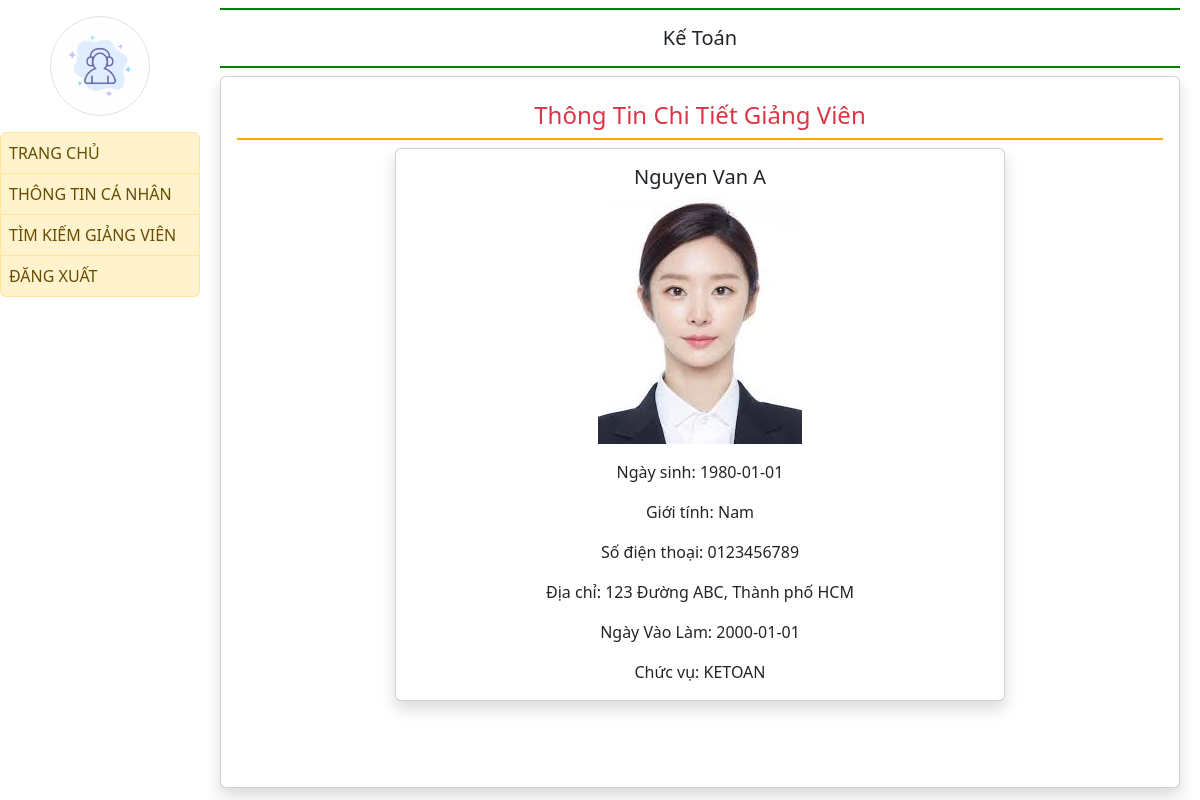
Before: /view/2/ with the older database file.
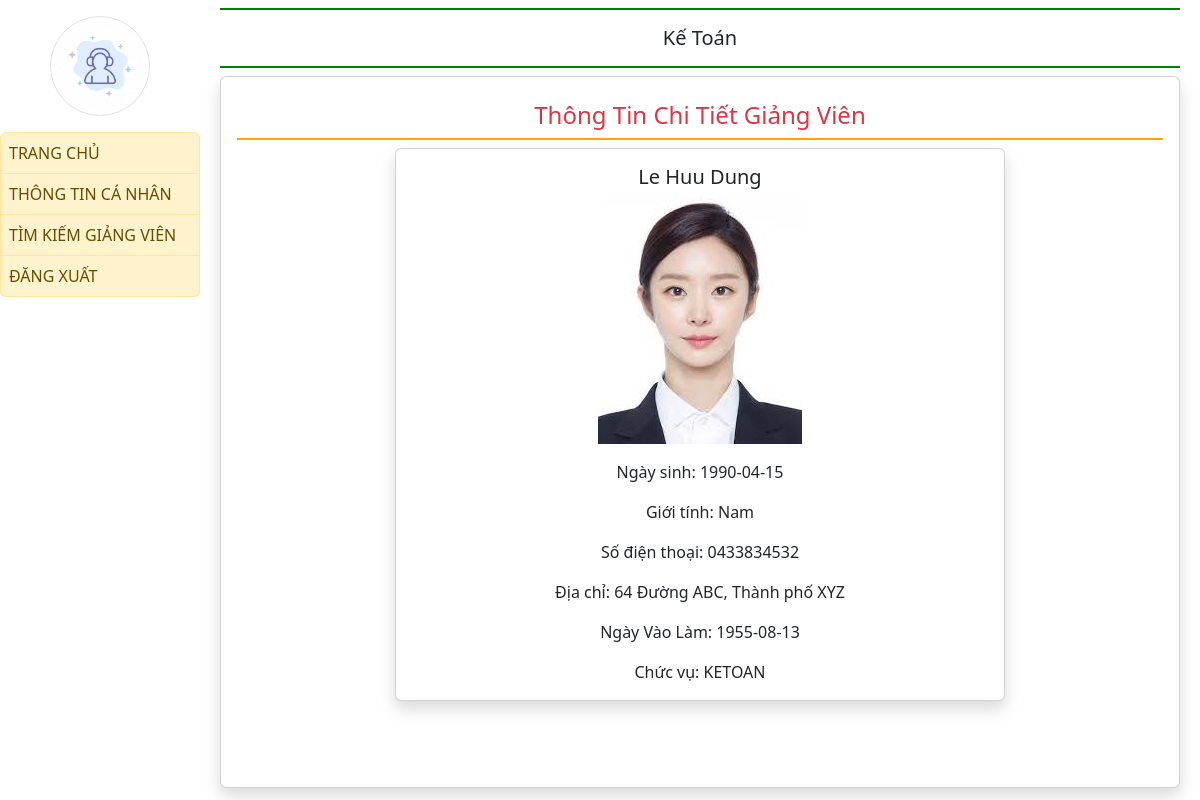
After: the same page with the newer database file.
### quanlyluong/models.py (models this page shows)
class GIANGVIEN(models.Model):
    MAGIANGVIEN = models.CharField(max_length= 8, primary_key=True, unique=True)
    MATD = models.ForeignKey(TRINHDO, on_delete=models.CASCADE) #Mã trình độ
    HOTEN = models.CharField(max_length=50)
    NGAYSINH = models.CharField(max_length=10)
    GIOITINH = models.BooleanField()
    SODIENTHOAI = models.CharField(max_length=10)
    DIACHI = models.CharField(max_length=100)
    MABAC = models.ForeignKey(CAPBAC, on_delete=models.CASCADE) #Mã bậc
    NGAYVAOLAM = models.CharField(max_length=10)
    CHUCVU = models.CharField(max_length=50)
    MANGACH = models.ForeignKey(NGACH, on_delete=models.CASCADE)
    SOTIETDAY = models.IntegerField()

### quanlyluong/views.py (the view)
# urls.py: path('view/<int:magiangvien>/', views.view, name='view'),
def view(request, magiangvien):
    giangvien = get_object_or_404(GIANGVIEN, MAGIANGVIEN=magiangvien)
    return render(request, 'login/view.html', {'giang_vien': giangvien})

### quanlyluong/templates/login/view.html
{% extends 'login/emp_base.html' %}
{% load static %}
{% block main %}
    <h4 class="text-danger p-2" style="border-bottom: 2px solid orange; text-align: center;">Thông Tin Chi Tiết Giảng Viên</h4>
    <div class="row justify-content-center">
        <div class="col-md-8 mb-4">
            <div class="card shadow">
                <div class="card-body text-center">
                    <h5 class="card-title">{{ giang_vien.HOTEN }}</h5>
                    <img src="{% static 'app/images/ketoan.jpg' %}" alt="Avatar" class="img-fluid mb-3">
                    <p class="card-text">Ngày sinh: {{ giang_vien.NGAYSINH }}</p>
                    <p class="card-text">Giới tính: {% if giang_vien.GIOITINH %} Nam {% else %} Nữ {% endif %}</p>
                    <p class="card-text">Số điện thoại: {{ giang_vien.SODIENTHOAI }}</p>
                    <p class="card-text">Địa chỉ: {{ giang_vien.DIACHI }}</p>
                    <p class="card-text">Ngày Vào Làm: {{ giang_vien.NGAYVAOLAM }}</p>
                    <p class="card-text">Chức vụ: {{ giang_vien.CHUCVU }}</p>
                </div>
            </div>
        </div>
    </div>
{% endblock %}

### quanlyluong/templates/login/emp_base.html (shortened to what this page needs)
{% load static %}
<!DOCTYPE html>
<html lang="en">
<head>
    <link href="https://cdn.jsdelivr.net/npm/bootstrap@5.3.3/dist/css/bootstrap.min.css" rel="stylesheet">
    <link rel="stylesheet" href="https://use.fontawesome.com/releases/v5.7.0/css/all.css">
</head>
<body>
<div class="container-fluid">
    <div class="row">
        <div class="col-sm-2 p-0">
            <center><img src="{% static 'app/images/icon.png' %}" width="100" height="100" class="img-thumbnail rounded-circle my-3"></center>
            <div class="list-group">
                <a href="{% url 'emp_home'  %}" class="list-group-item list-group-item-warning list-group-item-action {% if request.resolver_match.url_name == 'emp_home' %}active{% endif %}">TRANG CHỦ</a>
                <a href="{% url 'profile' %}" class="list-group-item list-group-item-warning list-group-item-action {% if request.resolver_match.url_name == 'profile' %}active{% endif %}">THÔNG TIN CÁ NHÂN</a>
                <a href="{% url 'search' %}" class="list-group-item list-group-item-warning list-group-item-action {% if request.resolver_match.url_name == 'search' %}active{% endif %}">TÌM KIẾM GIẢNG VIÊN</a>
                <a href="{% url 'login_ketoan' %}" class="list-group-item list-group-item-warning list-group-item-action {% if request.resolver_match.url_name == 'logout_ketoan' %}active{% endif %} ">ĐĂNG XUẤT</a>
            </div>
        </div>
        <div class="col-sm-10">
            <div class="container-fluid p-2">
                <h5 class="text-center p-3 font-weight-bold" style="border-bottom : 2px solid green ; border-top : 2px solid green">Kế Toán</h5>
                <div class="card shadow" style="min-height : 89vh">
                    <div class="card-body">
                        {% block main %}{% endblock %}
                    </div>
                </div>
            </div>
        </div>
    </div>
</div>
</body>
</html>

### quanlyluong/templates/login/emp_base.html (style rules this page uses)
.list-group-item { padding: 8px !important; }

Changed rows visible on the page:
changed GIANGVIEN "KETOAN": HOTEN "Nguyen Van A" → "Le Huu Dung"; NGAYSINH "1980-01-01" → "1990-04-15"; SODIENTHOAI "0123456789" → "0433834532"; DIACHI "123 Đường ABC, Thành phố HCM" → "64 Đường ABC, Thành phố XYZ"; NGAYVAOLAM "2000-01-01" → "1955-08-13"
